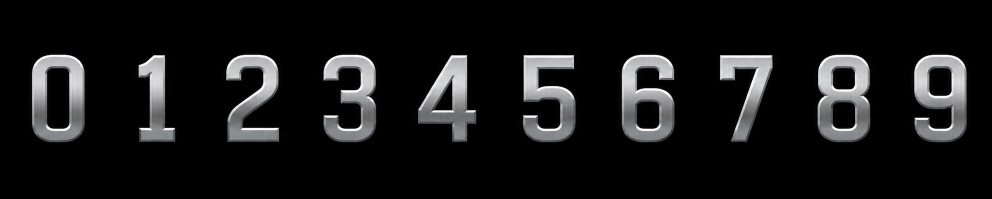
#> input picture images/digits/digits-steel-sheet.png, 1983 x 397 px, found by its file name (shown at 1/2 size)
$ python make-digit-sprites.py images/digits/digits-steel-sheet.png sim/public/assets/digits-steel.png 64
#> lines starting #> are read from the running program, lines starting #| are printed output that depends on the picture; after the words box and inside, x2 and y2 are one past the last pixel; in counts of white or black regions, pixels touching at a corner belong together
#!/usr/bin/env python3
"""Cut an AI-generated digit sheet (digits 0-9 in one row on pure black) into a
uniform-height sprite sheet with a proper alpha channel.

  python3 sim/tools/make-digit-sprites.py images/digits/digits-steel-sheet.png sim/public/assets/digits-steel.png 64

Output: RGBA PNG, 10 glyphs left-to-right, every glyph padded to the same cell
width/height; a JSON sidecar (<out>.json) lists the cell size and per-glyph
ink width so the renderer can space them proportionally.
"""
import json, sys
from PIL import Image, ImageOps
import numpy as np

src, dst, cell_h = sys.argv[1], sys.argv[2], int(sys.argv[3])
im = np.asarray(Image.open(src).convert('RGB')).astype(np.float32) / 255.0
lum = im.max(axis=2)
ink = lum > 0.06
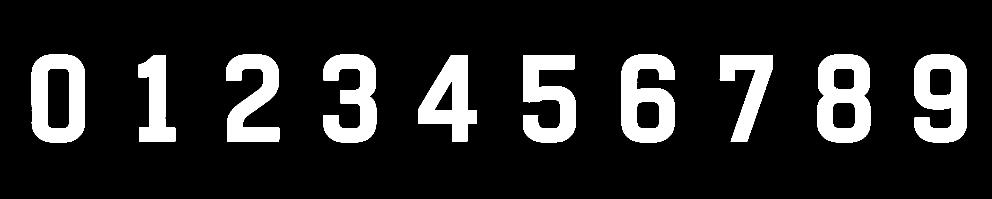
#> ink: shape (397, 1983) bool (shown at 1/2 size); 14.1% white; 12 white regions (2 under 20 px), largest, box (x1, y1, x2, y2) and area: (1635, 109, 1741, 285) 13118, (1243, 109, 1349, 285) 12751, (1828, 109, 1934, 285) 12726
# column runs = glyphs (the sheet is one row, glyphs never touch)
cols = ink.any(axis=0)
runs, x = [], 0
while x < len(cols):
    if cols[x]:
        x0 = x
        while x < len(cols) and cols[x]: x += 1
        if x - x0 > 10: runs.append((x0, x))
    else: x += 1
#> this loop made 950 passes
#> x on passes 1 to 12: 1, 2, 3, 4, 5, 6, 7, 8, 9, 10, 11, 12
#> x0 on pass 64: 63
#> after the loop, runs = [(63, 170), (277, 351), (452, 559), (646, 753), (836, 953), (1046, 1152), (1243, 1349), (1439, 1546), (1635, 1741), (1828, 1934)]; x = 1983
assert len(runs) == 10, f'expected 10 glyphs, found {len(runs)}: {runs}'
rows = np.where(ink.any(axis=1))[0]; y0, y1 = rows[0], rows[-1] + 1
#> after `rows = np.where(ink.any(axis=1))[0]`: rows = 176 values from 109 to 284
#> after `y0, y1 = (rows[0], rows[-1] + 1)`: y0 = 109; y1 = 285
# alpha: opaque where the metal is, soft ramp at the antialiased rim
alpha = np.clip(lum / 0.18, 0, 1)
rgb = np.clip(im / np.maximum(alpha[..., None], 1e-3), 0, 1)  # un-premultiply the black matte
rgba = np.dstack([rgb, alpha])
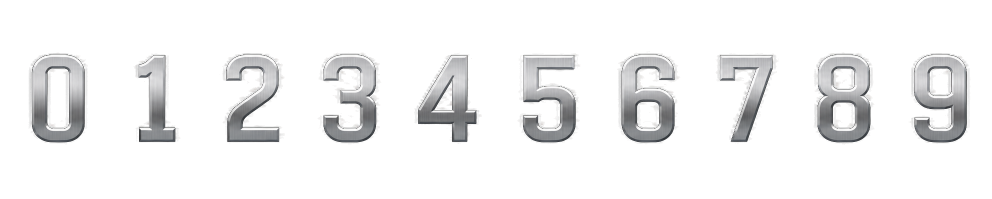
#> rgba: shape (397, 1983, 4) float32 (shown at 1/2 size); mean R, G, B, A 0.0924, 0.0925, 0.0933, 0.143; transparent parts drawn white
glyphs = []
for (x0, x1) in runs:
    g = (rgba[y0:y1, x0:x1] * 255).round().astype(np.uint8)
    gi = Image.fromarray(g, 'RGBA')
    s = cell_h / gi.height
    gi = gi.resize((max(1, round(gi.width * s)), cell_h), Image.LANCZOS)
    glyphs.append(gi)
#> this loop made 10 passes
#> pass 1, `g = (rgba[y0:y1, x0:x1] * 255).round().astype(np.uint8)`:
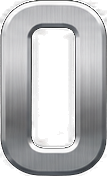
#> g: shape (176, 107, 4); mean R, G, B, A 107, 107.3, 108.7, 168.7; transparent parts drawn white
#> pass 1, `gi = gi.resize((max(1, round(gi.width * s)), cell_h), Image.LANCZOS)`:
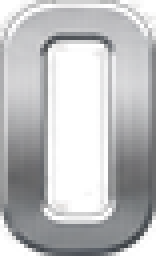
#> gi: PIL image 39x64 RGBA (shown 4 times larger); mean R, G, B, A 110.5, 110.9, 112.3, 168.2; transparent parts drawn white
#> pass 2, `g = (rgba[y0:y1, x0:x1] * 255).round().astype(np.uint8)`:
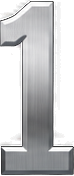
#> g: shape (176, 74, 4); mean R, G, B, A 90.3, 90.7, 91.8, 144.3; transparent parts drawn white
#> after the loop:
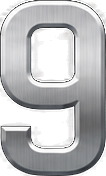
#> g: shape (176, 106, 4); mean R, G, B, A 111.7, 112.1, 113.4, 174.9; transparent parts drawn white
#> after the loop, glyphs = 10 items
cell_w = max(g.width for g in glyphs)
#> cell_w = 43
sheet = Image.new('RGBA', (cell_w * 10, cell_h), (0, 0, 0, 0))
#> sheet: PIL image 430x64 RGBA; every value is 0
for i, g in enumerate(glyphs):
    sheet.paste(g, (i * cell_w + (cell_w - g.width) // 2, 0))
#> this loop made 10 passes
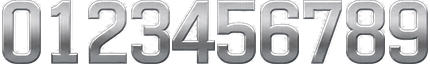
#> sheet: PIL image 430x64 RGBA; mean R, G, B, A 92.3, 92.4, 93.3, 138; transparent parts drawn white
sheet.save(dst, optimize=True)
json.dump({'cellW': cell_w, 'cellH': cell_h, 'widths': [g.width for g in glyphs]}, open(dst + '.json', 'w'))
print(dst, sheet.size, [g.width for g in glyphs])
#| sim/public/assets/digits-steel.png (430, 64) [39, 27, 39, 39, 43, 39, 39, 39, 39, 39]

$ run again, with images/digits/digits-amber-resin-sheet.png copied over images/digits/digits-steel-sheet.png
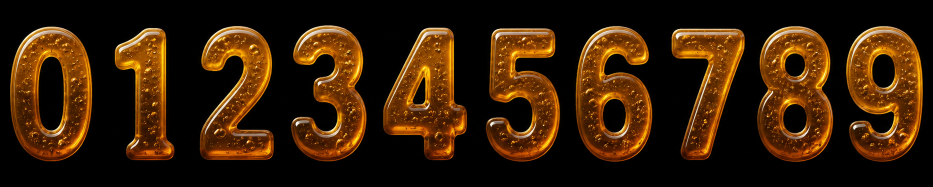
#> input picture images/digits/digits-amber-resin-sheet.png, 1866 x 374 px, found by its file name (shown at 1/2 size)
#> `ink = lum > 0.06`:
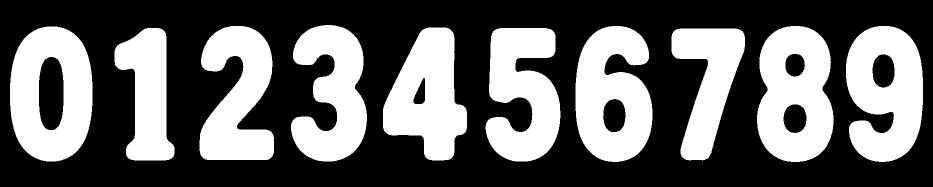
#> ink: shape (374, 1866) bool (shown at 1/2 size); 38.9% white; 11 white regions (1 under 20 px), largest, box (x1, y1, x2, y2) and area: (20, 53, 185, 323) 30952, (1514, 52, 1667, 324) 30760, (1692, 52, 1846, 324) 30245
#> the loop `while x < len(cols):` made 364 passes
#> x on passes 1 to 8: 1, 2, 3, 4, 5, 6, 7, 8
#> after the loop `while x < len(cols):`: runs = [(20, 185), (229, 349), (399, 548), (582, 734), (766, 934), (971, 1121), (1151, 1305), (1343, 1490), (1514, 1667), (1692, 1846)]; x = 1866
#> rows = 274 values from 50 to 323
#> y0 = 50; y1 = 324
#> the loop `for (x0, x1) in runs:` made 10 passes
#> after the loop `for (x0, x1) in runs:`: glyphs = 10 items
#> cell_w = 39
#> the loop `for i, g in enumerate(glyphs):` made 10 passes
#> after the loop `for i, g in enumerate(glyphs):`:
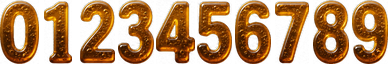
#> sheet: PIL image 390x64 RGBA; mean R, G, B, A 97.6, 54, 11.8, 152.7; transparent parts drawn white
#| sim/public/assets/digits-steel.png (390, 64) [39, 28, 35, 36, 39, 35, 36, 34, 36, 36]

$ run again, with images/digits/digits-brass-steampunk-sheet.png copied over images/digits/digits-steel-sheet.png
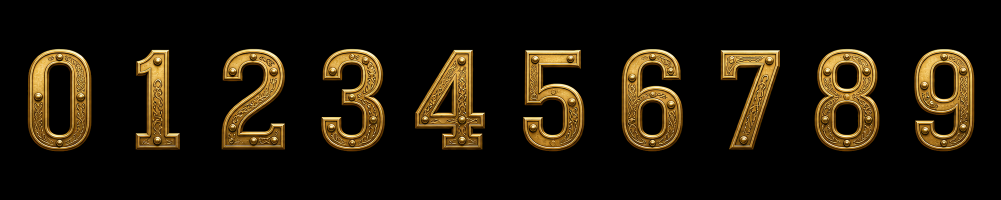
#> input picture images/digits/digits-brass-steampunk-sheet.png, 2001 x 400 px, found by its file name (shown at 1/2 size)
#> ink: shape (400, 2001) bool; 19.9% white; 10 white regions, largest, box (x1, y1, x2, y2) and area: (1629, 97, 1759, 303) 18326, (55, 97, 183, 303) 17861, (1243, 98, 1366, 303) 17476
#> the loop `while x < len(cols):` made 783 passes
#> x on passes 1 to 8: 1, 2, 3, 4, 5, 6, 7, 8
#> after the loop `while x < len(cols):`: runs = [(55, 183), (271, 360), (443, 570), (642, 770), (830, 970), (1046, 1169), (1243, 1366), (1441, 1560), (1629, 1759), (1828, 1949)]; x = 2001
#> rows = 206 values from 97 to 302
#> y0 = 97; y1 = 303
#> the loop `for (x0, x1) in runs:` made 10 passes
#> after the loop `for (x0, x1) in runs:`:
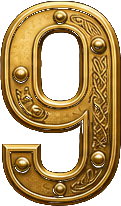
#> g: shape (206, 121, 4); mean R, G, B, A 107, 79.7, 33.5, 174.8; transparent parts drawn white
#> after the loop `for (x0, x1) in runs:`: glyphs = 10 items
#> cell_w = 43
#> the loop `for i, g in enumerate(glyphs):` made 10 passes
#> after the loop `for i, g in enumerate(glyphs):`:
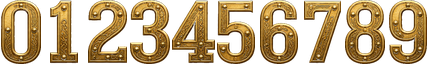
#> sheet: PIL image 430x64 RGBA; mean R, G, B, A 95.5, 70.3, 28.5, 140.3; transparent parts drawn white
#| sim/public/assets/digits-steel.png (430, 64) [40, 28, 39, 40, 43, 38, 38, 37, 40, 38]

$ run again, with images/digits/digits-carved-slate-sheet.png copied over images/digits/digits-steel-sheet.png
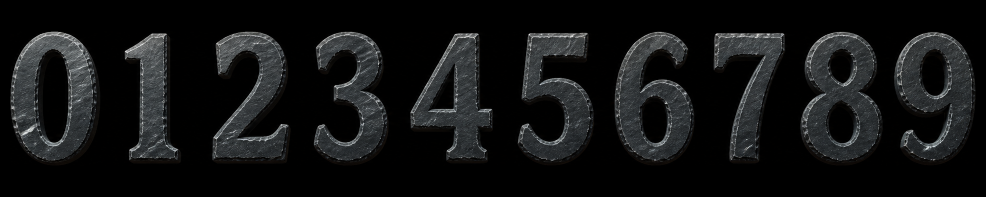
#> input picture images/digits/digits-carved-slate-sheet.png, 1971 x 394 px, found by its file name (shown at 1/2 size)
#> ink: shape (394, 1971) bool; 29.3% white; 189 white regions (155 under 20 px), largest, box (x1, y1, x2, y2) and area: (20, 63, 200, 328) 28124, (1601, 63, 1765, 324) 26897, (1229, 63, 1389, 330) 24983
#> the loop `while x < len(cols):` made 432 passes
#> x on passes 1 to 8: 1, 2, 3, 4, 5, 6, 7, 8
#> after the loop `while x < len(cols):`: runs = [(20, 200), (249, 362), (424, 581), (627, 777), (820, 986), (1035, 1188), (1229, 1389), (1427, 1570), (1601, 1765), (1788, 1951)]; x = 1971
#> rows = 267 values from 63 to 329
#> y0 = 63; y1 = 330
#> the loop `for (x0, x1) in runs:` made 10 passes
#> after the loop `for (x0, x1) in runs:`: glyphs = 10 items
#> cell_w = 43
#> the loop `for i, g in enumerate(glyphs):` made 10 passes
#> after the loop `for i, g in enumerate(glyphs):`:
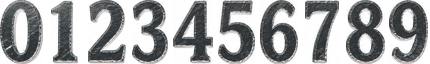
#> sheet: PIL image 430x64 RGBA; mean R, G, B, A 39.2, 39.6, 39.5, 117.3; transparent parts drawn white
#| sim/public/assets/digits-steel.png (430, 64) [43, 27, 38, 36, 40, 37, 38, 34, 39, 39]
